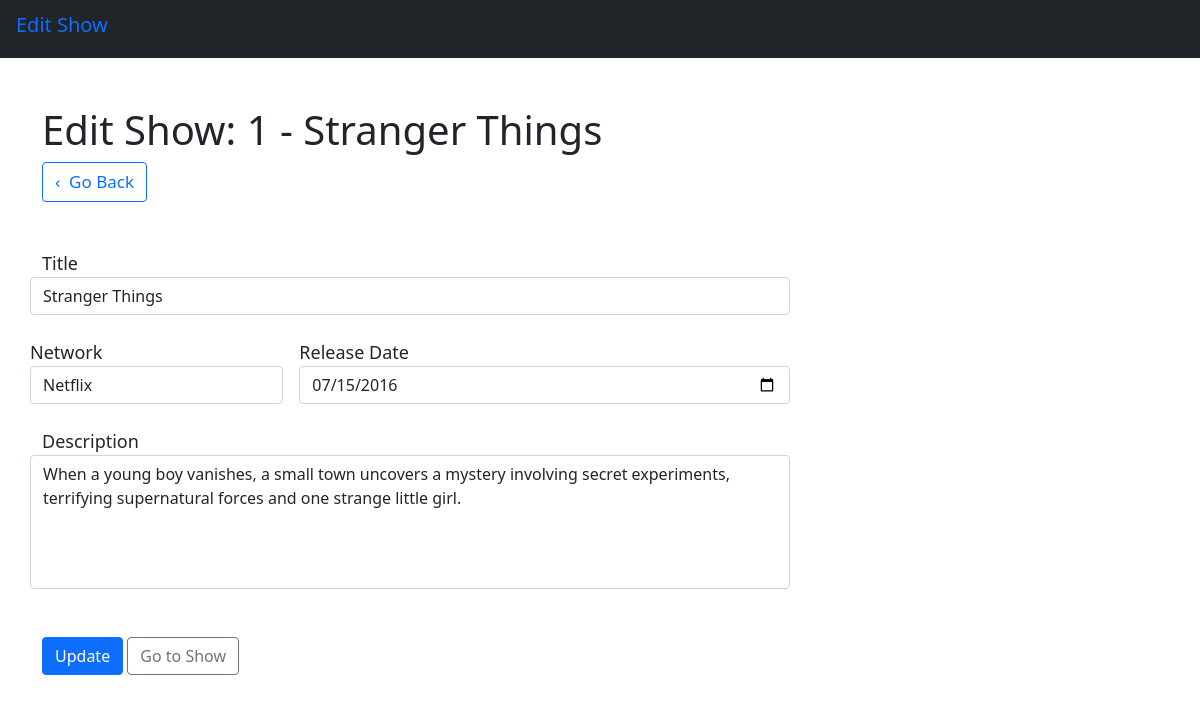
The app's page /shows/1/edit with its own data.
### tv_app/models.py (models this page shows, shortened)
class Show(models.Model):
    title = models.CharField(default="Title*", max_length=255)
    network = models.CharField(default="Network*", max_length=255)
    release_date = models.DateField()
    description = models.TextField(default="Description*")
    created_at = models.DateTimeField(auto_now_add=True)
    updated_at = models.DateTimeField(auto_now=True)

### tv_app/views.py (the view)
# urls.py: path('shows/<int:id>/edit', views.editShow),
def editShow(request, id):
    context = {
        'show': Show.objects.get(id=id)
    }
    return render(request, 'editShow.html', context)

### tv_app/templates/editShow.html (shortened to what this page needs)
<!DOCTYPE html>
<html lang="en">
<head>
    <link href="https://cdn.jsdelivr.net/npm/bootstrap@5.0.0-beta3/dist/css/bootstrap.min.css" rel="stylesheet"
>
    {% load static %}
    <link rel="stylesheet" href="{% static 'tv_app/css/style.css' %}">
</head>
<body>
    <nav class="navbar navbar-dark bg-dark">
        <h1 class="navbar-brand ms-3"><span class="text-primary">Edit Show</span></h1>
    </nav>
    <div class="container">
        <div class="row mt-5">
            <div class="col">
                <h1 class="text-left">Edit Show: {{ show.id }} - {{ show.title }}</h1>
            </div>
            <div class="offsest-md-5">
                <a href="/shows" class="top nav-style btn btn-outline-primary">&#8249;&nbsp;&nbsp;Go Back</a>
            </div>
        </div>
        <div class="row mt-5 justify-content-start">
            <div class="col-8 ">
                <form action="/shows/{{ show.id }}/update" method="POST">
                    <div class="row">
                        <label for="title" class="title">Title</label>
                        <input type="text" class="form-control" name="title" value="{{ show.title }}">
                    </div>
                    <div class="row mt-4">
                        <div class="col-4 p-0 mr-5">
                            <label for="network" class="title">Network</label>
                            <input type="text" class="form-control" name="network" value="{{ show.network }}">
                        </div>
                        <div class="col p-0 ml-5 ps-3">
                            <label for="release_date" class="title">Release Date</label>
                            <input type="date" class="form-control" name="release_date" value="{{ show.release_date|date:'Y-m-d' }}" required>
                        </div>
                    </div>
                    <div class="row form-group mt-4">
                        <label for="description" class="title">Description</label>
                        <textarea class="form-control resize" cols="30" rows="5" name="description"
                            value="{{ show.description }}">{{ show.description }}</textarea>
                    </div>
                    <div class="mt-5 justify-content-center">
                        <button type="submit" class="btn btn-primary pl-4 pr-4" name="updated_at" value="{{ show.updated_at }}">Update</button>
                        <a href="/shows/{{ show.id }}" class="btn btn-outline-secondary ml-4" role="button">Go to Show</a>
                    </div>
                </form>
            </div>
        </div>
    </div>
</body>
</html>

### tv_app/static/css/style.css (style rules this page uses)
.nav-style { font-size: 17px; }
.top { display: inline-block; }
.resize { resize: none; }
.title { font-size: 18px; }

### records on screen
Show: id "1", title "Stranger Things", network "Netflix", release_date "07/15/2016", description "When a young boy vanishes, a small town uncovers a mystery involving secret experiments, terrifying supernatural forces and one strange little girl."
